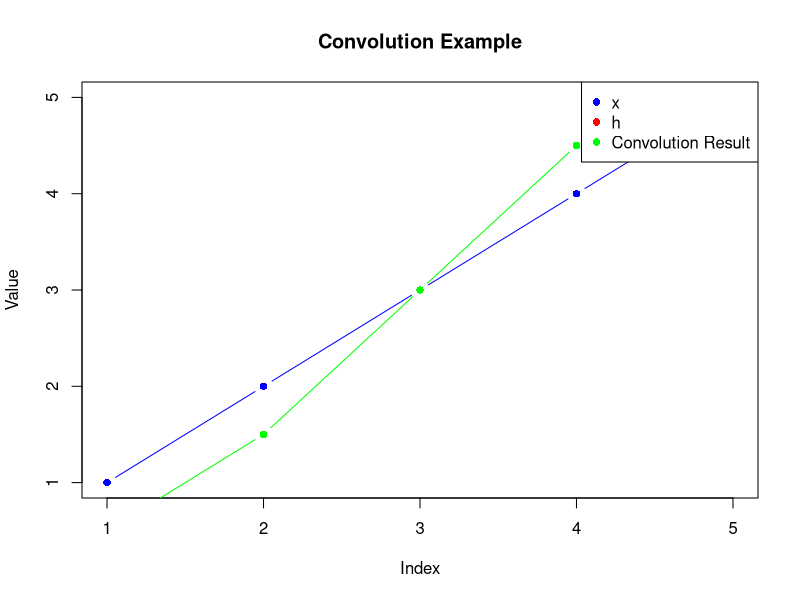

Write the R code that produced this figure.
# Clear objects from Memory :
rm(list=ls())
#Clear Console:
cat("\014")

# Define the input vectors
x <- c(1, 2, 3, 4, 5)
h <- c(0.5, 0.5, 0.5)

# Perform convolution
convolution_result <- convolve(x, h, type = "open")

# Plot the original vectors
plot(x, type = "b", pch = 16, col = "blue", xlab = "Index", ylab = "Value", main = "Convolution Example")
points(h, type = "b", pch = 16, col = "red")

# Plot the resulting convolution
points(convolution_result, type = "b", pch = 16, col = "green")

# Add a legend
legend("topright", legend = c("x", "h", "Convolution Result"), col = c("blue", "red", "green"), pch = 16)
